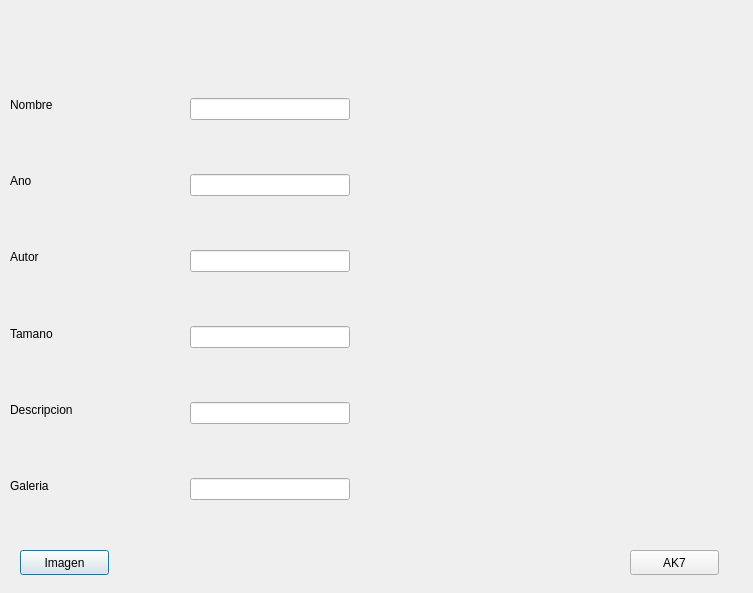
<?xml version="1.0" encoding="UTF-8"?>
<ui version="4.0">
 <class>newphoto</class>
 <widget class="QDialog" name="newphoto">
  <property name="geometry">
   <rect>
    <x>0</x>
    <y>0</y>
    <width>753</width>
    <height>593</height>
   </rect>
  </property>
  <property name="windowTitle">
   <string>Dialog</string>
  </property>
  <widget class="QPushButton" name="ImagenBoton">
   <property name="geometry">
    <rect>
     <x>20</x>
     <y>550</y>
     <width>89</width>
     <height>25</height>
    </rect>
   </property>
   <property name="text">
    <string>Imagen</string>
   </property>
  </widget>
  <widget class="QPushButton" name="doneBoton">
   <property name="geometry">
    <rect>
     <x>630</x>
     <y>550</y>
     <width>89</width>
     <height>25</height>
    </rect>
   </property>
   <property name="text">
    <string>AK7</string>
   </property>
  </widget>
  <widget class="QLabel" name="fotolabel">
   <property name="geometry">
    <rect>
     <x>380</x>
     <y>140</y>
     <width>341</width>
     <height>291</height>
    </rect>
   </property>
   <property name="text">
    <string/>
   </property>
  </widget>
  <widget class="QWidget" name="verticalLayoutWidget">
   <property name="geometry">
    <rect>
     <x>10</x>
     <y>70</y>
     <width>160</width>
     <height>451</height>
    </rect>
   </property>
   <layout class="QVBoxLayout" name="verticalLayout_2">
    <item>
     <widget class="QLabel" name="nombre">
      <property name="text">
       <string>Nombre</string>
      </property>
     </widget>
    </item>
    <item>
     <widget class="QLabel" name="ano">
      <property name="text">
       <string>Ano</string>
      </property>
     </widget>
    </item>
    <item>
     <widget class="QLabel" name="autor">
      <property name="text">
       <string>Autor</string>
      </property>
     </widget>
    </item>
    <item>
     <widget class="QLabel" name="tamano">
      <property name="text">
       <string>Tamano</string>
      </property>
     </widget>
    </item>
    <item>
     <widget class="QLabel" name="descripcion">
      <property name="text">
       <string>Descripcion</string>
      </property>
     </widget>
    </item>
    <item>
     <widget class="QLabel" name="galeria">
      <property name="text">
       <string>Galeria</string>
      </property>
     </widget>
    </item>
   </layout>
  </widget>
  <widget class="QWidget" name="verticalLayoutWidget_2">
   <property name="geometry">
    <rect>
     <x>190</x>
     <y>50</y>
     <width>160</width>
     <height>501</height>
    </rect>
   </property>
   <layout class="QVBoxLayout" name="verticalLayout_3">
    <item>
     <widget class="QLineEdit" name="nombreText"/>
    </item>
    <item>
     <widget class="QLineEdit" name="anoText"/>
    </item>
    <item>
     <widget class="QLineEdit" name="autorText"/>
    </item>
    <item>
     <widget class="QLineEdit" name="tamanoText"/>
    </item>
    <item>
     <widget class="QLineEdit" name="descripcionText"/>
    </item>
    <item>
     <widget class="QLineEdit" name="galeriaText"/>
    </item>
   </layout>
  </widget>
 </widget>
 <resources/>
 <connections/>
</ui>
